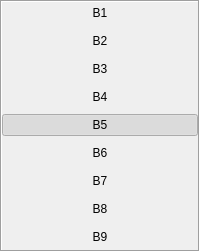
       <widget class="QFrame" name="frame">
        <property name="sizePolicy">
         <sizepolicy hsizetype="Fixed" vsizetype="Preferred">
          <horstretch>0</horstretch>
          <verstretch>0</verstretch>
         </sizepolicy>
        </property>
        <property name="frameShape">
         <enum>QFrame::Box</enum>
        </property>
        <property name="frameShadow">
         <enum>QFrame::Sunken</enum>
        </property>
        <layout class="QVBoxLayout" name="verticalLayout_5">
         <property name="leftMargin">
          <number>0</number>
         </property>
         <property name="topMargin">
          <number>0</number>
         </property>
         <property name="rightMargin">
          <number>0</number>
         </property>
         <property name="bottomMargin">
          <number>0</number>
         </property>
         <item>
          <widget class="QPushButton" name="pushButton_Mouse">
           <property name="styleSheet">
            <string notr="true"/>
           </property>
           <property name="text">
            <string>B1</string>
           </property>
           <property name="checkable">
            <bool>true</bool>
           </property>
           <property name="flat">
            <bool>true</bool>
           </property>
          </widget>
         </item>
         <item>
          <widget class="QPushButton" name="pushButton_Graspmovepicture">
           <property name="text">
            <string>B2</string>
           </property>
           <property name="checkable">
            <bool>true</bool>
           </property>
           <property name="flat">
            <bool>true</bool>
           </property>
          </widget>
         </item>
         <item>
          <widget class="QPushButton" name="pushButton_move">
           <property name="text">
            <string>B3</string>
           </property>
           <property name="checkable">
            <bool>true</bool>
           </property>
           <property name="default">
            <bool>false</bool>
           </property>
           <property name="flat">
            <bool>true</bool>
           </property>
          </widget>
         </item>
         <item>
          <widget class="QPushButton" name="pushButton_Draw">
           <property name="text">
            <string>B4</string>
           </property>
           <property name="checkable">
            <bool>true</bool>
           </property>
           <property name="autoDefault">
            <bool>false</bool>
           </property>
           <property name="default">
            <bool>false</bool>
           </property>
           <property name="flat">
            <bool>true</bool>
           </property>
          </widget>
         </item>
         <item>
          <widget class="QPushButton" name="pushButton_Outline">
           <property name="text">
            <string>B5</string>
           </property>
           <property name="checkable">
            <bool>true</bool>
           </property>
           <property name="checked">
            <bool>true</bool>
           </property>
           <property name="autoDefault">
            <bool>false</bool>
           </property>
           <property name="flat">
            <bool>true</bool>
           </property>
          </widget>
         </item>
         <item>
          <widget class="QPushButton" name="pushButton_Cross">
           <property name="text">
            <string>B6</string>
           </property>
           <property name="checkable">
            <bool>true</bool>
           </property>
           <property name="flat">
            <bool>true</bool>
           </property>
          </widget>
         </item>
         <item>
          <widget class="QPushButton" name="pushButton_Thumbnail">
           <property name="text">
            <string>B7</string>
           </property>
           <property name="flat">
            <bool>true</bool>
           </property>
          </widget>
         </item>
         <item>
          <widget class="QPushButton" name="pushButton_Refresh">
           <property name="text">
            <string>B8</string>
           </property>
           <property name="flat">
            <bool>true</bool>
           </property>
          </widget>
         </item>
         <item>
          <widget class="QPushButton" name="pushButton_fov">
           <property name="text">
            <string>B9</string>
           </property>
           <property name="flat">
            <bool>true</bool>
           </property>
          </widget>
         </item>
         <item>
          <spacer name="verticalSpacer">
           <property name="orientation">
            <enum>Qt::Vertical</enum>
           </property>
           <property name="sizeType">
            <enum>QSizePolicy::Fixed</enum>
           </property>
           <property name="sizeHint" stdset="0">
            <size>
             <width>2</width>
             <height>2</height>
            </size>
           </property>
          </spacer>
         </item>
        </layout>
       </widget>
